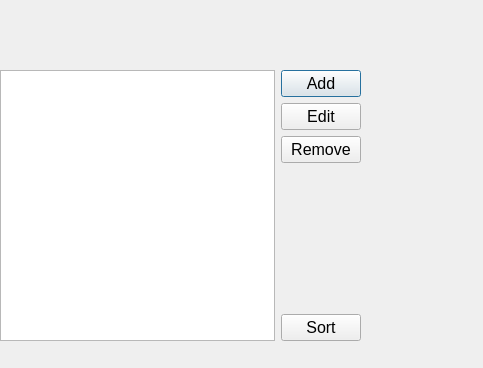
<?xml version="1.0" encoding="UTF-8"?>
<ui version="4.0">
 <class>Dialog</class>
 <widget class="QDialog" name="Dialog">
  <property name="geometry">
   <rect>
    <x>0</x>
    <y>0</y>
    <width>483</width>
    <height>368</height>
   </rect>
  </property>
  <property name="windowTitle">
   <string>Dialog</string>
  </property>
  <widget class="QWidget" name="">
   <property name="geometry">
    <rect>
     <x>0</x>
     <y>70</y>
     <width>361</width>
     <height>271</height>
    </rect>
   </property>
   <layout class="QHBoxLayout" name="horizontalLayout">
    <item>
     <widget class="QListWidget" name="listWidget"/>
    </item>
    <item>
     <layout class="QVBoxLayout" name="verticalLayout">
      <item>
       <widget class="QPushButton" name="pushButton_add">
        <property name="font">
         <font>
          <pointsize>12</pointsize>
         </font>
        </property>
        <property name="text">
         <string>Add</string>
        </property>
       </widget>
      </item>
      <item>
       <widget class="QPushButton" name="pushButton_edit">
        <property name="font">
         <font>
          <pointsize>12</pointsize>
         </font>
        </property>
        <property name="text">
         <string>Edit</string>
        </property>
       </widget>
      </item>
      <item>
       <widget class="QPushButton" name="pushButton_remove">
        <property name="font">
         <font>
          <pointsize>12</pointsize>
         </font>
        </property>
        <property name="text">
         <string>Remove</string>
        </property>
       </widget>
      </item>
      <item>
       <spacer name="verticalSpacer">
        <property name="orientation">
         <enum>Qt::Vertical</enum>
        </property>
        <property name="sizeHint" stdset="0">
         <size>
          <width>20</width>
          <height>40</height>
         </size>
        </property>
       </spacer>
      </item>
      <item>
       <widget class="QPushButton" name="pushButton_sort">
        <property name="font">
         <font>
          <pointsize>12</pointsize>
         </font>
        </property>
        <property name="text">
         <string>Sort</string>
        </property>
       </widget>
      </item>
     </layout>
    </item>
   </layout>
  </widget>
 </widget>
 <resources/>
 <connections/>
</ui>
